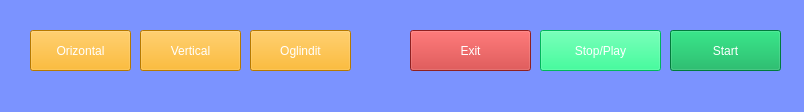
<?xml version="1.0" encoding="UTF-8"?>
<ui version="4.0">
 <class>MainWindow</class>
 <widget class="QMainWindow" name="MainWindow">
  <property name="geometry">
   <rect>
    <x>0</x>
    <y>0</y>
    <width>804</width>
    <height>112</height>
   </rect>
  </property>
  <property name="windowTitle">
   <string>MainWindow</string>
  </property>
  <property name="styleSheet">
   <string notr="true">background-color: rgb(123, 147, 255);</string>
  </property>
  <widget class="QWidget" name="centralwidget">
   <widget class="QPushButton" name="Play">
    <property name="geometry">
     <rect>
      <x>670</x>
      <y>30</y>
      <width>111</width>
      <height>41</height>
     </rect>
    </property>
    <property name="styleSheet">
     <string notr="true">background-color: rgb(0, 172, 83);
color: rgb(255, 255, 255);
font: 75 12pt &quot;Courier&quot;;</string>
    </property>
    <property name="text">
     <string>Start</string>
    </property>
   </widget>
   <widget class="QPushButton" name="Orizontal">
    <property name="geometry">
     <rect>
      <x>30</x>
      <y>30</y>
      <width>101</width>
      <height>41</height>
     </rect>
    </property>
    <property name="styleSheet">
     <string notr="true">background-color: rgb(255, 170, 0);
color: rgb(255, 255, 255);
font: 75 12pt &quot;Courier&quot;;</string>
    </property>
    <property name="text">
     <string>Orizontal</string>
    </property>
   </widget>
   <widget class="QPushButton" name="Vertical">
    <property name="geometry">
     <rect>
      <x>140</x>
      <y>30</y>
      <width>101</width>
      <height>41</height>
     </rect>
    </property>
    <property name="styleSheet">
     <string notr="true">background-color: rgb(255, 170, 0);
color: rgb(255, 255, 255);
font: 75 12pt &quot;Courier&quot;;</string>
    </property>
    <property name="text">
     <string>Vertical</string>
    </property>
   </widget>
   <widget class="QPushButton" name="Oglindit">
    <property name="geometry">
     <rect>
      <x>250</x>
      <y>30</y>
      <width>101</width>
      <height>41</height>
     </rect>
    </property>
    <property name="styleSheet">
     <string notr="true">background-color: rgb(255, 170, 0);
color: rgb(255, 255, 255);
font: 75 12pt &quot;Courier&quot;;</string>
    </property>
    <property name="text">
     <string>Oglindit</string>
    </property>
   </widget>
   <widget class="QPushButton" name="pushButton">
    <property name="geometry">
     <rect>
      <x>410</x>
      <y>30</y>
      <width>121</width>
      <height>41</height>
     </rect>
    </property>
    <property name="styleSheet">
     <string notr="true">color: rgb(255, 255, 255);
font: 75 12pt &quot;Courier&quot;;
background-color: rgb(202, 45, 45);</string>
    </property>
    <property name="text">
     <string>Exit</string>
    </property>
   </widget>
   <widget class="QPushButton" name="StopPlay">
    <property name="geometry">
     <rect>
      <x>540</x>
      <y>30</y>
      <width>121</width>
      <height>41</height>
     </rect>
    </property>
    <property name="styleSheet">
     <string notr="true">background-color: rgb(0, 255, 127);
color: rgb(255, 255, 255);
font: 75 12pt &quot;Courier&quot;;</string>
    </property>
    <property name="text">
     <string>Stop/Play</string>
    </property>
   </widget>
  </widget>
  <widget class="QMenuBar" name="menubar">
   <property name="geometry">
    <rect>
     <x>0</x>
     <y>0</y>
     <width>804</width>
     <height>21</height>
    </rect>
   </property>
  </widget>
  <widget class="QStatusBar" name="statusbar"/>
 </widget>
 <resources/>
 <connections/>
</ui>
